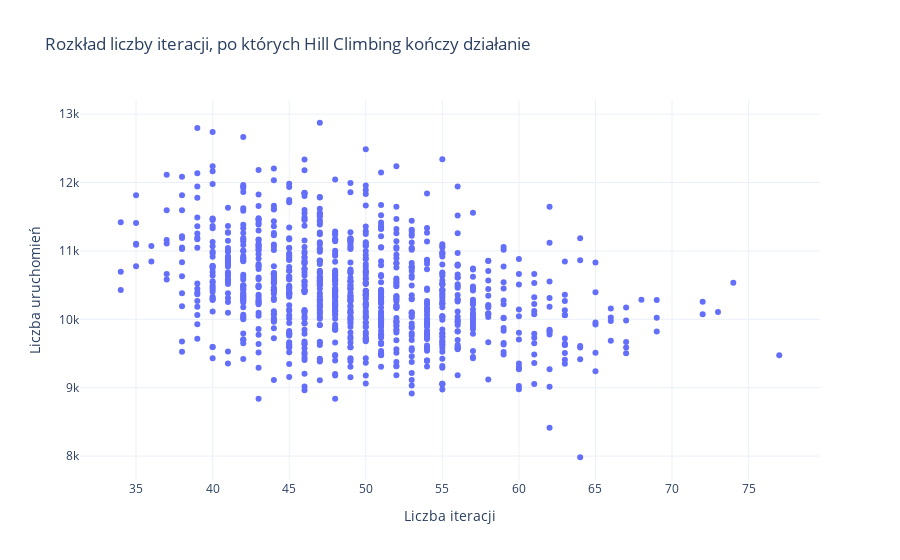

This figure's notebook cell:
### Code cell
RUNS = 1000
hc_iters = np.zeros(RUNS, dtype=int)
hc_costs = np.zeros(RUNS, dtype=float)

for r in range(RUNS):
    _, cost, iters, _ = hill_climb_fast(max_steps=50_000)
    hc_iters[r] = iters
    hc_costs[r] = cost

fig = px.scatter(
    x=hc_iters,
    y=hc_costs,
    title='Rozkład liczby iteracji, po których Hill Climbing kończy działanie',
    labels={'x': 'Liczba iteracji', 'y': 'Liczba uruchomień'}
)
fig.update_layout(template='plotly_white')
fig.show()

### Figure 1 — Plotly figure (JSON) as saved in the notebook; plotly's stock layout.template omitted (floating-point values rounded to 4 significant figures; data arrays with more than 128 entries replaced by an {"elided": "..."} marker saying what was removed)
{"data": [{"hovertemplate": "Liczba iteracji=%{x}<br>Liczba uruchomień=%{y}<extra></extra>", "legendgroup": "", "marker": {"color": "#636efa", "symbol": "circle"}, "mode": "markers", "name": "", "orientation": "v", "showlegend": false, "type": "scatter", "x": {"elided": "1000 int values"}, "xaxis": "x", "y": {"elided": "1000 float values"}, "yaxis": "y"}], "layout": {"legend": {"tracegroupgap": 0}, "title": {"text": "Rozkład liczby iteracji, po których Hill Climbing kończy działanie"}, "xaxis": {"anchor": "y", "domain": [0, 1], "title": {"text": "Liczba iteracji"}}, "yaxis": {"anchor": "x", "domain": [0, 1], "title": {"text": "Liczba uruchomień"}}}}
